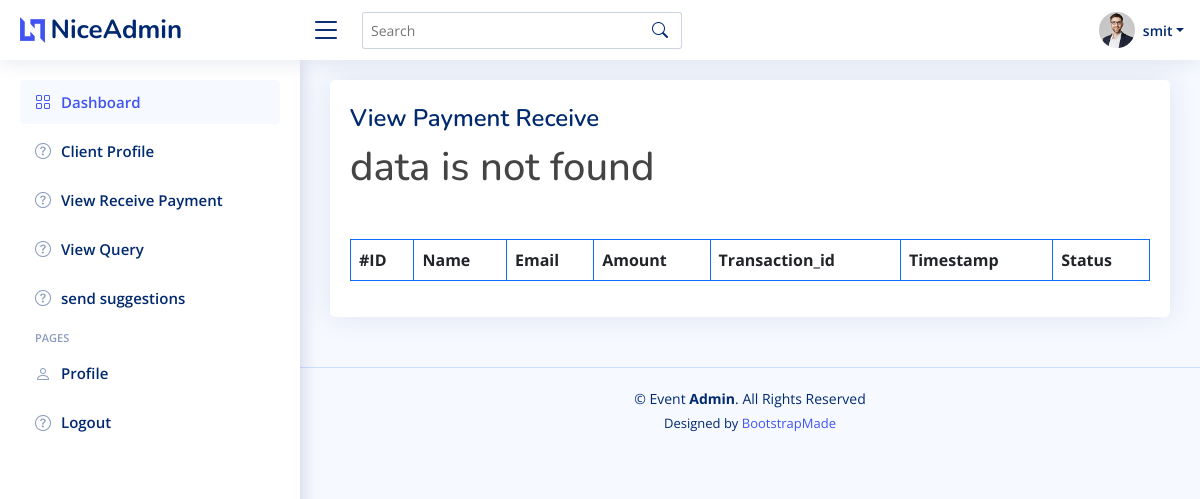
The app's page /view-receive-payment/ (signed in), older data.
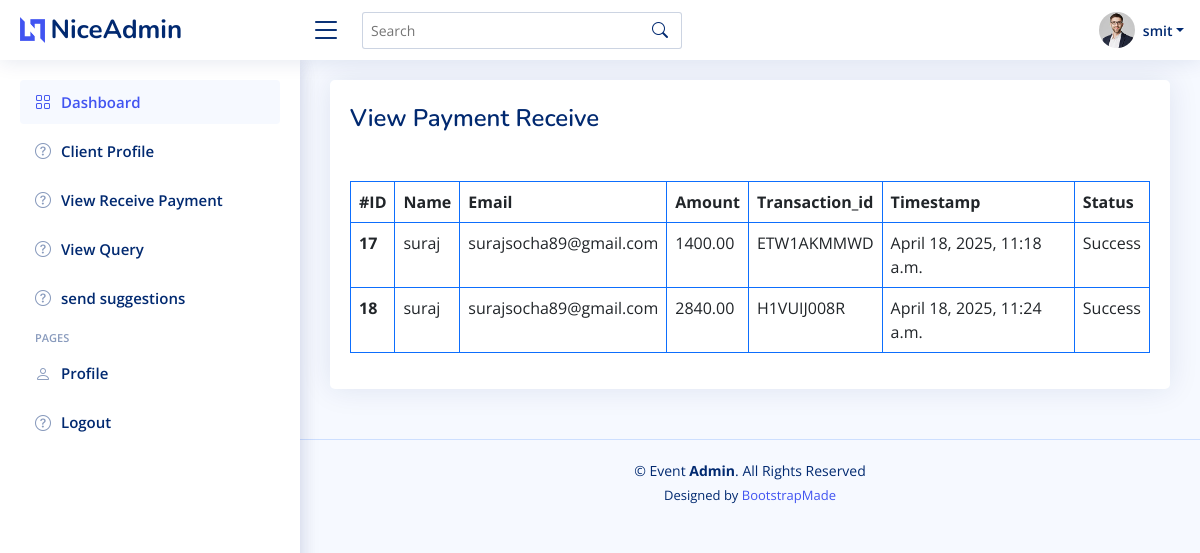
The same page, newer data.
### appeventor/models.py (models this page shows, shortened)
class FakePayment(models.Model):
    user = models.ForeignKey(datadesire, on_delete=models.CASCADE, related_name="payments",null=True)
    name = models.CharField(max_length=100)
    email = models.EmailField()
    amount = models.DecimalField(max_digits=10, decimal_places=2)
    transaction_id = models.CharField(max_length=20, unique=True)
    status = models.CharField(max_length=20, choices=[('Success', 'Success'), ('Failed', 'Failed')], default='Success')
    timestamp = models.DateTimeField(auto_now_add=True)

### appeventor/views.py (the view)
# urls.py: path("view-receive-payment/",views.view_receive_payment,name="view-receive-payment"),
def view_receive_payment(request):
    data=request.session.get('id')
    user=adminuser.objects.get(id=data)
    amount=FakePayment.objects.all()
    return render(request,"admin/view-receive-payment.html",{'user':user,"amount_show":amount})

### appeventor/templates/admin/view-receive-payment.html (shortened to what the changed rows need)
<!DOCTYPE html>
<html lang="en">
<head>
  <link href="../static/assets2/vendor/bootstrap/css/bootstrap.min.css" rel="stylesheet">
  <link href="../static/assets2/vendor/bootstrap-icons/bootstrap-icons.css" rel="stylesheet">
  <link href="../static/assets2/vendor/boxicons/css/boxicons.min.css" rel="stylesheet">
  <link href="../static/assets2/vendor/quill/quill.snow.css" rel="stylesheet">
  <link href="../static/assets2/vendor/quill/quill.bubble.css" rel="stylesheet">
  <link href="../static/assets2/vendor/remixicon/remixicon.css" rel="stylesheet">
  <link href="../static/assets2/vendor/simple-datatables/style.css" rel="stylesheet">
  <link href="../static/assets2/css/style.css" rel="stylesheet">
</head>
<body>
  <main id="main" class="main">
  <div class="card">
      <div class="card-body">
            <div class="pagetitle mt-4">
                  <h1>View Payment Receive</h1>
                </div>
  <table class="table table-bordered border-primary mt-5">
      <thead>
        <tr>
          <th scope="col">#ID</th>
          <th scope="col">Name</th>
          <th scope="col">Email</th>
          <th scope="col">Amount</th>
          <th scope="col">Transaction_id</th>
          <th scope="col">Timestamp</th>
          <th scope="col">Status</th>
        </tr>
      </thead>
      <tbody>
        {% if amount_show %}
                                    {% for i in amount_show %}
                                    <tr>
                                        <th scope="row">{{i.id}}</th>
                                        <td>{{i.name}}</td>
                                        <td>{{i.email}}</td>
                                        <td>{{i.amount}}</td>
                                        <td>{{i.transaction_id}}</td>
                                        <td>{{i.timestamp}}</td>
                                        <td>{{i.status}}</td>
                                    </tr>
                                    {%endfor%}
                                    {%else%}
                                    <h1>data is not found</h1>
                                    {%endif%}
      </tbody>
    </table>
</div>
</div>
</main>
</body>
</html>

Row changes from the older to the newer data that the page shows:
added FakePayment: id "17", name "suraj", email "surajsocha89@gmail.com", amount "1400.00", transaction_id "ETW1AKMMWD", timestamp "April 18, 2025, 11:18 a.m.", status "Success"
added FakePayment: id "18", name "suraj", email "surajsocha89@gmail.com", amount "2840.00", transaction_id "H1VUIJ008R", timestamp "April 18, 2025, 11:24 a.m.", status "Success"
Text that changed along with them:
text no longer shown: "data is not found"
